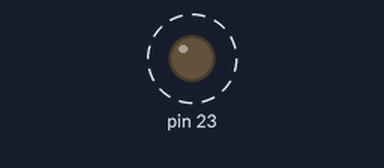
Bench run of a sketch on a simulated Arduino Uno, built with avr-gcc and run on an emulated ATmega328P. Shown: output pins drawn as LEDs (lit = HIGH). Dashed ring = blinking.

Above: at 0.2 s.
Timing chart, 0 to 3.0 s (numbered marks = the images above):
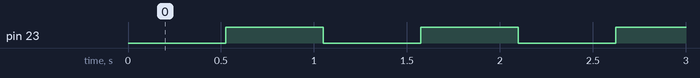

Measured:
- by itself, pin 23: alternates HIGH for 0.52 s and LOW for 0.52 s

The sketch:

led_parpadeaASM.ino
```cpp
void setup() {
  // put your setup code here, to run once:
  cli();
  DDRB |= 1 << DDB7;
  PORTB |= 1 << PORTB7;
  TCCR1B = 0; TCCR1A = 0;
  TCCR1B |= (1 << WGM12) | (1 << CS12) | (1 << CS10);
  OCR1AH = 0x20;
  OCR1AL = 0x00;
  TIMSK1 |= (1 << OCIE1A);
  sei();
}

void loop() {
  // put your main code here, to run repeatedly:

}

ISR(TIMER1_COMPA_vect){
  //PORTB = 0x05
  asm volatile(
    "sbis 0x05, 7\n\t"
    "rjmp on\n\t"
    "cbi 0x05, 7\n\t"
    "rjmp end\n\t"
    "on: sbi 0x05, 7\n\t"
    "end: \n\t"
   );
}
```
